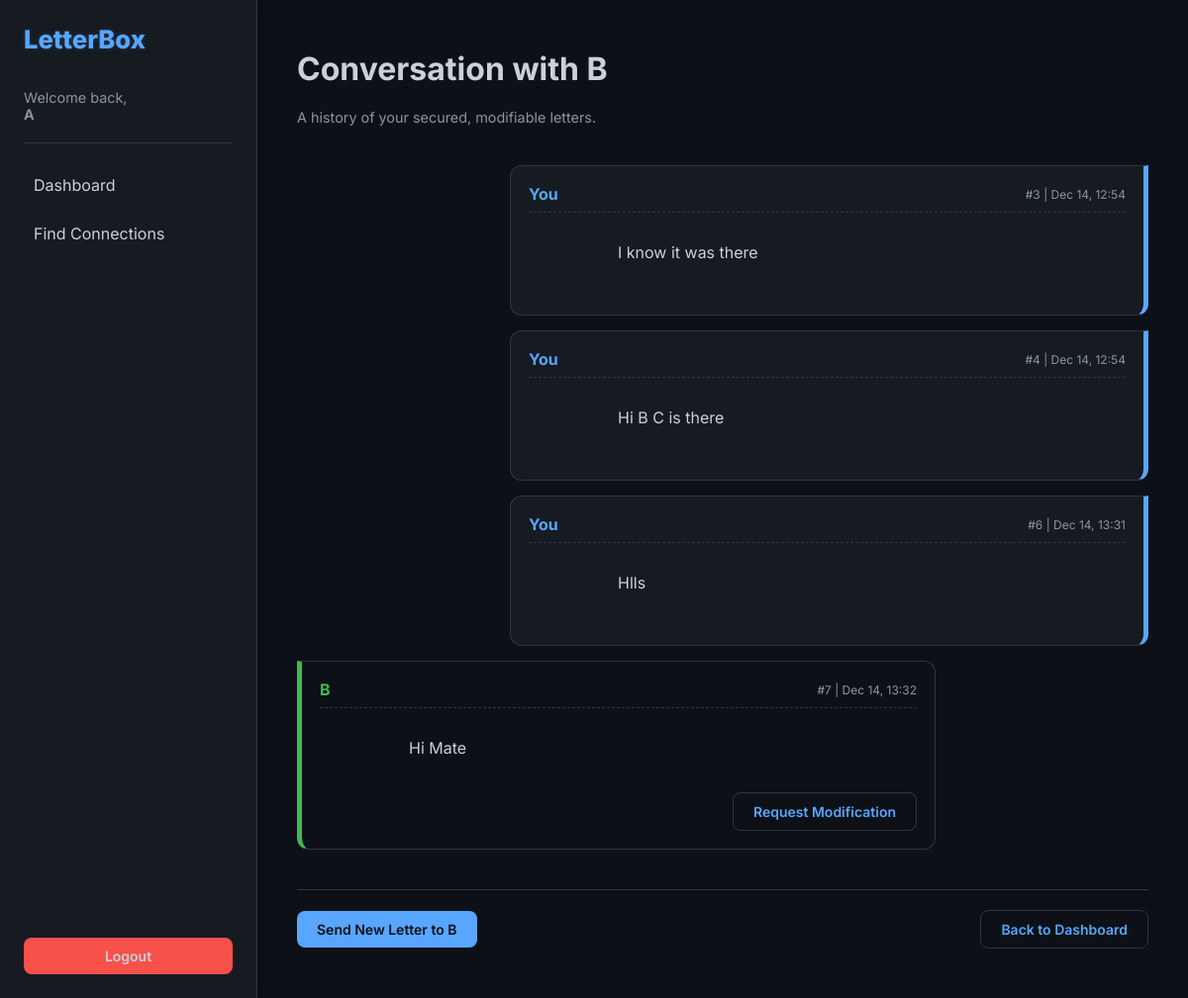
Screenshot of /conversation/4/ (signed in) with the database file from the repository.
### letters/models.py (models this page shows, shortened)
class Letter(models.Model):
    sender = models.ForeignKey(
        User, related_name="sent_letters", on_delete=models.CASCADE
    )
    receiver = models.ForeignKey(
        User, related_name="received_letters", on_delete=models.CASCADE
    )
    created_at = models.DateTimeField(auto_now_add=True)
    def approved_version(self):
        return (
            self.versions.filter(is_approved=True)
            .order_by("-created_at")
            .first()
        )

class LetterVersion(models.Model):
    letter = models.ForeignKey(
        Letter, related_name="versions", on_delete=models.CASCADE
    )
    content = models.TextField()
    created_by = models.ForeignKey(
        User, on_delete=models.CASCADE
    )
    is_approved = models.BooleanField(default=False)
    created_at = models.DateTimeField(auto_now_add=True)

### letters/views_ui.py (the view)
# urls.py: path("conversation/<int:user_id>/", views_ui.conversation, name="conversation"),
@login_required
def conversation(request, user_id):
    other = get_object_or_404(User, id=user_id)
    letters = Letter.objects.filter(
        sender__in=[request.user, other],
        receiver__in=[request.user, other]
    ).order_by("created_at")
    return render(request, "letters/conversation.html", {
        "letters": letters,
        "other": other
    })

### letters/templates/letters/conversation.html (shortened to what this page needs)
{% extends "letters/base.html" %}
{% block content %}
<div class="content-header">
    <h1>Conversation with {{ other.username }}</h1>
    <p class="text-muted">A history of your secured, modifiable letters.</p>
</div>
<div class="message-container">
    {% for letter in letters %}
        {% if letter.sender == user %}
            <div class="message-card fade-in message-sent">
                <div style="display: flex; justify-content: space-between; align-items: center; margin-bottom: 10px; padding-bottom: 8px; border-bottom: 1px dashed var(--border);">
                    <strong style="font-size: 1em; color: var(--accent);">You</strong>
                    <span class="text-muted" style="font-size: 0.75em;">
                        #{{ letter.id }} | {{ letter.created_at|date:"M d, H:i" }}
                    </span>
                </div>
                <div style="white-space: pre-wrap; margin-bottom: 15px;">
                    {{ letter.approved_version.content }}
                </div>
            </div>
        {% else %}
            <div class="message-card fade-in message-received">
                <div style="display: flex; justify-content: space-between; align-items: center; margin-bottom: 10px; padding-bottom: 8px; border-bottom: 1px dashed var(--border);">
                    <strong style="font-size: 1em; color: var(--success);">{{ letter.sender.username }}</strong>
                    <span class="text-muted" style="font-size: 0.75em;">
                        #{{ letter.id }} | {{ letter.created_at|date:"M d, H:i" }}
                    </span>
                </div>
                <div style="white-space: pre-wrap; margin-bottom: 15px;">
                    {{ letter.approved_version.content }}
                </div>
                <div style="margin-top: 15px; text-align: right;">
                    <a href="{% url 'modify' letter.id %}" class="btn btn-ghost">Request Modification</a>
                </div>
            </div>
        {% endif %}
    {% empty %}
        <p class="text-muted" style="text-align: center; padding: 50px; background: var(--card); border-radius: 12px; border: 1px solid var(--border);">
            No letters yet in this conversation. Start a new one!
        </p>
    {% endfor %}
</div>
<div style="margin-top: 40px; border-top: 1px solid var(--border); padding-top: 20px; display: flex; justify-content: space-between; align-items: center; max-width: 900px; margin: 40px auto 0;">
    <a href="{% url 'send_letter' other.id %}" class="btn btn-primary">Send New Letter to {{ other.username }}</a>
    <a href="{% url 'dashboard' %}" class="btn btn-ghost">Back to Dashboard</a>
</div>
{% endblock %}

### letters/templates/letters/base.html (shortened to what this page needs)
<!DOCTYPE html>
<html lang="en">
<head>
</head>
<body>
{% if user.is_authenticated %}
    <div class="sidebar">
        <div class="logo">LetterBox</div>
        <div class="user-info">
            Welcome back,<br><strong>{{ user.username }}</strong>
        </div>
        <nav style="flex-grow: 1; margin-bottom: 20px;">
            <a href="{% url 'dashboard' %}" class="nav-link">Dashboard</a>
            <a href="{% url 'search_user' %}" class="nav-link">Find Connections</a>
        </nav>
        <a href="{% url 'logout' %}" class="btn btn-danger">Logout</a>
    </div>
{% endif %}
<div class="main-content">
    {% block content %}{% endblock %}
</div>
</body>
</html>

### letters/templates/letters/base.html (style rules this page uses)
:root { --bg: #0d1117; --panel: #161b22; --surface: #21262d; --border: #30363d; --text: #c9d1d9; --muted: #8b949e; --accent: #58a6ff; --success: #3fb950; --warning: #d29922; --danger: #f85149; --shadow-color: rgba(0, 0, 0, 0.4); }
* { box-sizing: border-box; }
body { margin: 0; font-family: 'Inter', -apple-system, BlinkMacSystemFont, "Segoe UI", Roboto, "Helvetica Neue", Arial, sans-serif; background: var(--bg); color: var(--text); min-height: 100vh; display: flex; overflow-x: hidden; }
.sidebar { width: 260px; background: var(--panel); border-right: 1px solid var(--border); padding: 24px; display: flex; flex-direction: column; min-height: 100vh; position: sticky; top: 0; box-shadow: 2px 0 10px var(--shadow-color); }
.logo { font-size: 1.6rem; font-weight: 800; color: var(--accent); margin-bottom: 35px; text-shadow: 0 0 5px rgba(88, 166, 255, 0.2); }
.user-info { color: var(--muted); padding-bottom: 20px; border-bottom: 1px solid var(--border); margin-bottom: 20px; font-size: 0.9em; }
.nav-link { display: block; padding: 12px 10px; color: var(--text); text-decoration: none; transition: background 0.2s, color 0.2s; border-radius: 6px; margin-bottom: 5px; }
.main-content { flex-grow: 1; padding: 50px 40px; }
h1, h2, h3 { color: var(--text); margin-top: 0; font-weight: 700; }
.content-header { margin-bottom: 40px; }
.btn { padding: 10px 20px; border-radius: 8px; border: none; cursor: pointer; font-size: 14px; font-weight: 600; text-decoration: none; display: inline-block; transition: all 0.2s ease; text-align: center; }
.btn-primary { background: var(--accent); color: var(--bg); }
.btn-danger { background: var(--danger); color: var(--text); }
.btn-ghost { background: transparent; color: var(--accent); border: 1px solid var(--border); }
.text-muted { color: var(--muted); font-size: 0.9em; }
.fade-in { animation: fade 0.5s ease-out; }

### letters/templates/letters/conversation.html (style rules this page uses)
.message-container { max-width: 900px; margin: 0 auto; display: flex; flex-direction: column; gap: 15px; }
.message-card { width: 75%; padding: 18px; border: 1px solid var(--border); border-radius: 12px; transition: none; }
.message-sent { align-self: flex-end; background: var(--panel); border-right: 5px solid var(--accent); border-radius: 12px 0 12px 12px; }
.message-received { align-self: flex-start; background: var(--card); border-left: 5px solid var(--success); border-radius: 0 12px 12px 12px; }

### rows the page displays
Letter: id "3", created_at "Dec 14, 12:54", approved_version.content "I know it was there"
Letter: id "4", created_at "Dec 14, 12:54", approved_version.content "Hi B C is there"
Letter: id "6", created_at "Dec 14, 13:31", approved_version.content "Hlls"
Letter: sender.username "B", id "7", created_at "Dec 14, 13:32", approved_version.content "Hi Mate"

### other values shown
{{ user.username }} "A"
{{ other.username }} "B"
